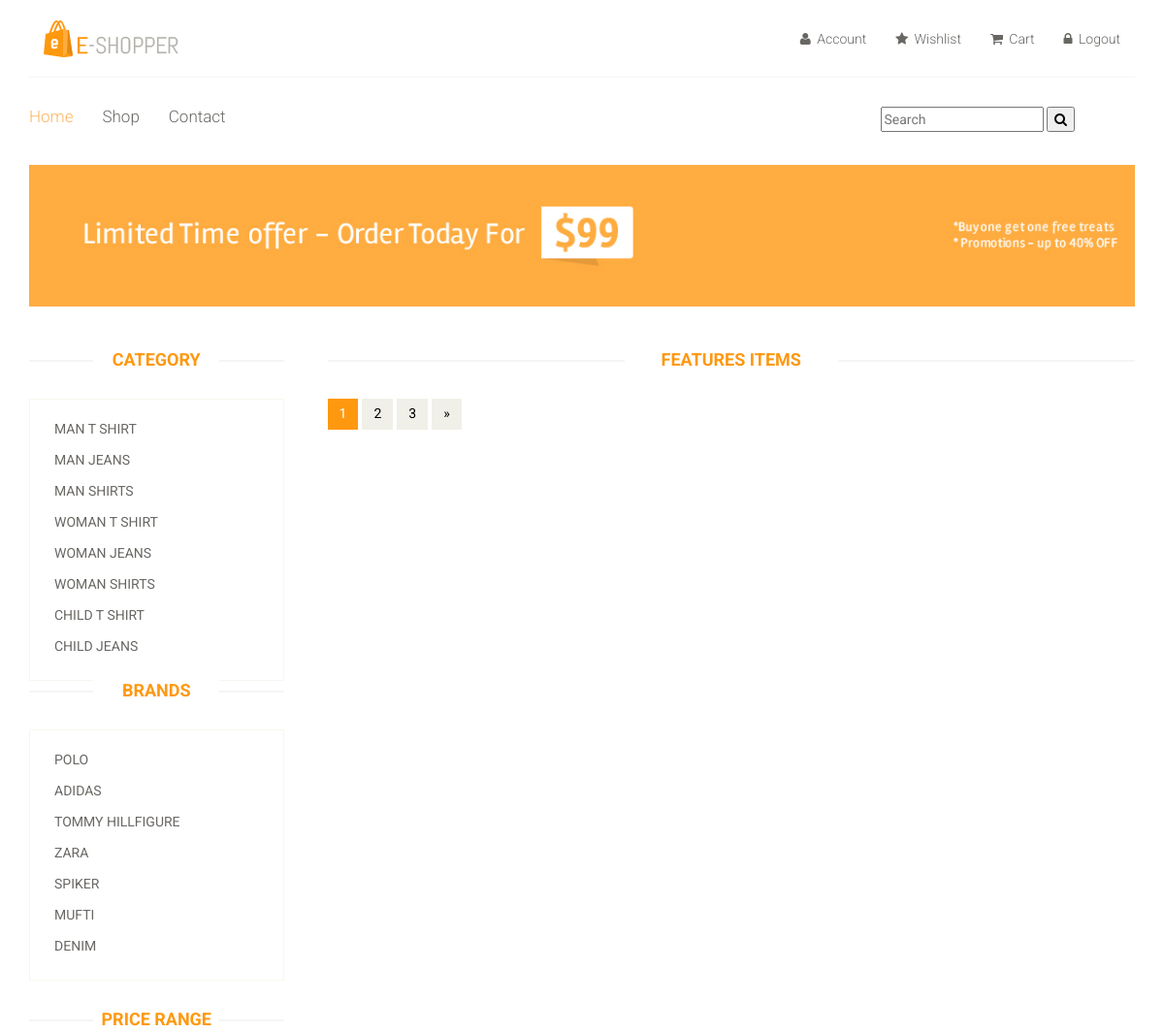
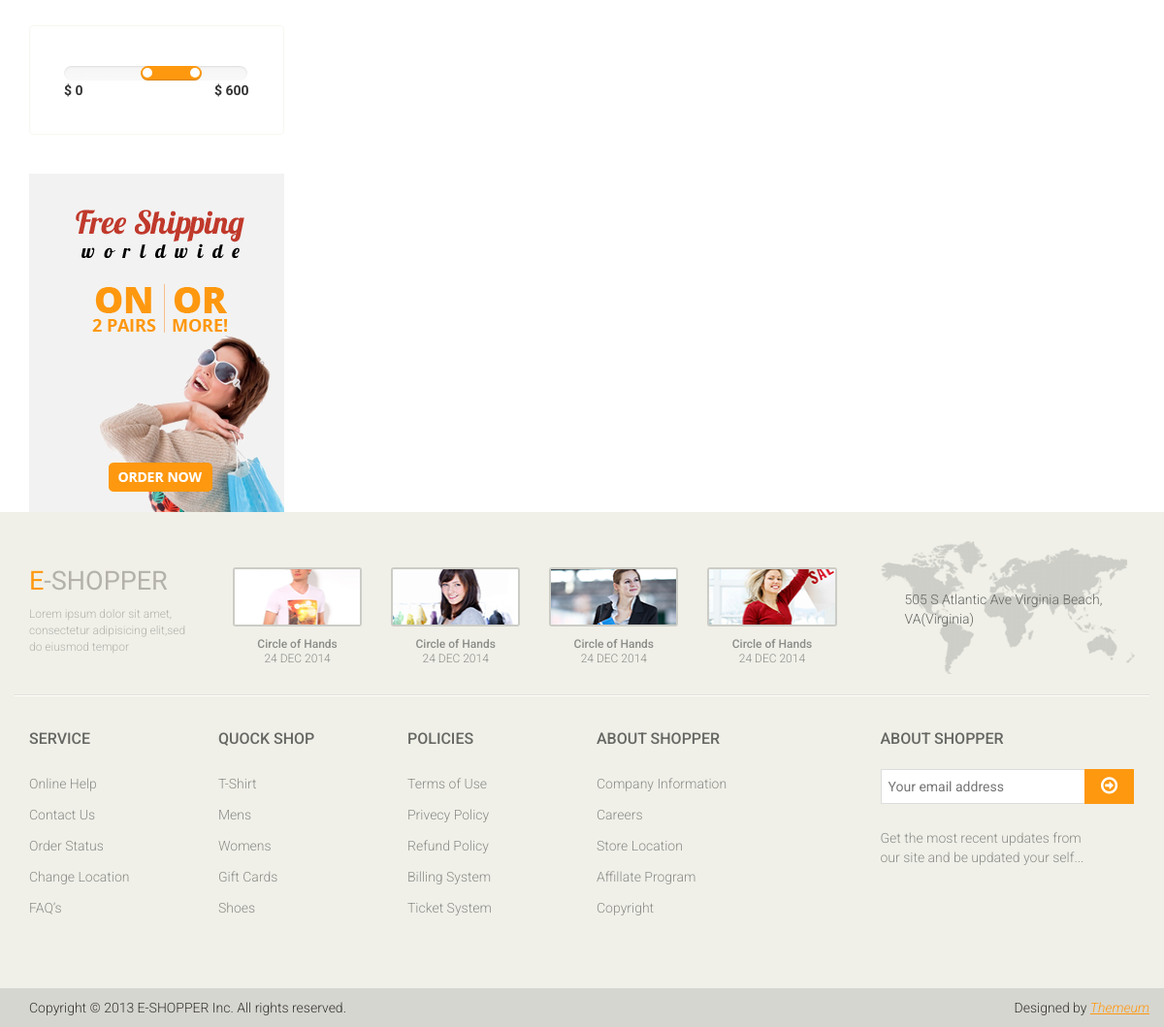
The app's page /shop/default/Adidas/ (signed in) with its own data (2 pictures, top to bottom).
### mainApp/models.py (models this page shows, shortened)
class Category(models.Model):
    name=models.CharField(max_length=50)

class Brand(models.Model):
    name=models.CharField(max_length=50)

### mainApp/views.py (the view)
# urls.py: path('shop/<str:cat>/<str:br>/',views.shopDetails),
def shopDetails(request,cat,br):
    c=Category.objects.all()
    brand=Brand.objects.all()
    if(cat=="default" and br=="default"):
        p=Product.objects.all()
    elif(not cat=="default" and br=="default"):
        cobj=Category.objects.get(name=cat)
        p=Product.objects.filter(category=cobj)
    elif(cat=="default" and (not br=="default")):
        bobj=Brand.objects.get(name=br)
        p=Product.objects.filter(brand=bobj)
    else:
        cobj = Category.objects.get(name=cat)
        bobj = Brand.objects.get(name=br)
        p = Product.objects.filter(brand=bobj,category=cobj)
    return render(request,"shop.html",{
                            "Category":c,
                            "Brand":brand,
                            "Product":p,
                            "Cat":cat,
                            "Br":br})

### mainApp/templates/shop.html (shortened to what this page needs)
{% extends 'index.html' %}
{% load static %}
{% block body %}
	<section id="advertisement">
		<div class="container">
			<img src="{% static 'images/shop/advertisement.jpg' %}" alt="" />
		</div>
	</section>
	<section>
		<div class="container">
			<div class="row">
				<div class="col-sm-3">
					<div class="left-sidebar">
						<div class="brands_products">
							<h2>Category</h2>
							<div class="brands-name">
								<ul class="nav nav-pills nav-stacked">
									{% for i in Category %}
									<li><a href="/shop/{{i.name}}/{{Br}}/">{{i.name}}</a></li>
									{% endfor %}
								</ul>
							</div>
						</div>
						<div class="brands_products">
							<h2>Brands</h2>
							<div class="brands-name">
								<ul class="nav nav-pills nav-stacked">
									{% for i in Brand %}
									<li><a href="/shop/{{Cat}}/{{i.name}}/">{{i.name}}</a></li>
									{% endfor %}
								</ul>
							</div>
						</div>
						<div class="price-range">
							<h2>Price Range</h2>
							<div class="well">
								 <input type="text" class="span2" value="" data-slider-min="0" data-slider-max="600" data-slider-step="5" data-slider-value="[250,450]" id="sl2" ><br />
								 <b>$ 0</b> <b class="pull-right">$ 600</b>
							</div>
						</div>
						<div class="shipping text-center">
							<img src="{% static 'images/home/shipping.jpg' %}" alt="" />
						</div>
					</div>
				</div>
				<div class="col-sm-9 padding-right">
					<div class="features_items">
						<h2 class="title text-center">Features Items</h2>
					</div>
						<ul class="pagination">
							<li class="active"><a href="">1</a></li>
							<li><a href="">2</a></li>
							<li><a href="">3</a></li>
							<li><a href="">&raquo;</a></li>
						</ul>
					</div>
				</div>
			</div>
	</section>
{% endblock %}

### mainApp/static/css/main.css (style rules this page uses)
body { font-family: 'Roboto', sans-serif; position: relative; font-weight: 400px; }
ul li { list-style: none; }
a { -webkit-transition: 300ms; transition: 300ms; }
h1, h2, h3, h4, h5, h6 { font-family: 'Roboto', sans-serif; }
.left-sidebar h2, .brands_products h2 { color: #FE980F; font-family: 'Roboto', sans-serif; font-size: 18px; font-weight: 700; margin: 0 auto 30px; text-align: center; text-transform: uppercase; position: relative; z-index: 3; }
.left-sidebar h2:after, h2.title:after { content: " "; position: absolute; border: 1px solid #f5f5f5; bottom: 8px; left: 0; width: 100%; height: 0; z-index: -2; }
.left-sidebar h2:before { content: " "; position: absolute; background: #fff; bottom: -6px; width: 130px; height: 30px; z-index: -1; left: 50%; margin-left: -65px; }
h2.title:before { content: " "; position: absolute; background: #fff; bottom: -6px; width: 220px; height: 30px; z-index: -1; left: 50%; margin-left: -110px; }
.brands-name { border: 1px solid #F7F7F0; padding-bottom: 20px; padding-top: 15px; }
.brands-name .nav-stacked li a { background-color: #FFFFFF; color: #696763; font-family: 'Roboto', sans-serif; font-size: 14px; padding: 5px 25px; text-decoration: none; text-transform: uppercase; }
.shipping { background-color: #F2F2F2; margin-top: 40px; overflow: hidden; padding-top: 20px; position: relative; }
.price-range { margin-top: 30px; }
.well { background-color: #FFFFFF; border: 1px solid #F7F7F0; border-radius: 4px; -webkit-box-shadow: none; box-shadow: none; margin-bottom: 20px; min-height: 20px; padding: 35px; }
.padding-right { padding-right: 0; }
.features_items { overflow: hidden; }
h2.title { color: #FE980F; font-family: 'Roboto', sans-serif; font-size: 18px; font-weight: 700; margin: 0 15px; text-transform: uppercase; margin-bottom: 30px; position: relative; }
#advertisement { padding-bottom: 45px; }
#advertisement img { width: 100%; }
.pagination { display: inline-block; margin-bottom: 25px; margin-top: 0; padding-left: 15px; }
.pagination li:first-child a, .pagination li:first-child span { border-bottom-left-radius: 0; border-top-left-radius: 0; margin-left: 0; }
.pagination li:last-child a, .pagination li:last-child span { border-bottom-right-radius: 0; border-top-right-radius: 0; }
.pagination .active a, .pagination .active span, .pagination .active a:hover, .pagination .active span:hover, .pagination .active a:focus, .pagination .active span:focus { background-color: #FE980F; border-color: #FE980F; color: #FFFFFF; cursor: default; z-index: 2; }
.pagination li a, .pagination li span { background-color: #f0f0e9; border: 0; float: left; line-height: 1.42857; margin-left: -1px; padding: 6px 12px; position: relative; text-decoration: none; margin-right: 5px; color: #000; }

### records on screen
Category: name "MAN T SHIRT"
Category: name "MAN JEANS"
Category: name "MAN SHIRTS"
Category: name "WOMAN T SHIRT"
Category: name "WOMAN JEANS"
Category: name "WOMAN SHIRTS"
Category: name "CHILD T SHIRT"
Category: name "CHILD JEANS"
Brand: name "POLO"
Brand: name "ADIDAS"
Brand: name "TOMMY HILLFIGURE"
Brand: name "ZARA"
Brand: name "SPIKER"
Brand: name "MUFTI"
Brand: name "DENIM"
